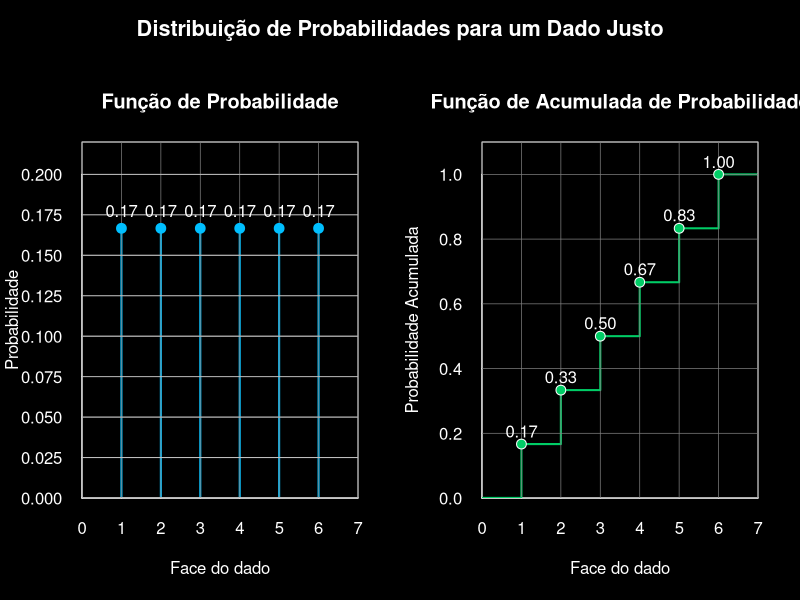

This figure's R source:
par(oma = c(0, 0, 3, 0),
    mfrow = c(1,2),
    bg = "black",
    fg = "white",
    col.axis = "white",
    col.lab = "white",
    col.main = "white"
    )

x <- 1:6
p <- rep(1/6, 6)
F <- cumsum(p)

plot(x,
     p,
     main = "Função de Probabilidade",
     xlab = "Face do dado",
     ylab = "Probabilidade",
     lwd = 2,
     type = "h",
     xlim = c(0, 7),
     ylim = c(0, 0.220),
     col  = "deepskyblue",
     xaxs = "i",
     yaxs = "i",
     tck = 0,
     yaxt = "n")

axis(2,
     at = seq(0, 0.20, by = 0.025),
     labels = sprintf("%.3f", seq(0, 0.20, by = 0.025)),
     las = 1,
     tck = 0)

grid(lty = 1,
     lwd = 0.7,
     col = "gray50")

abline(h = seq(0, 0.20, by = 0.025),
       lty = 1,
       col = "gray")

points(x,
       p,
       pch = 19,
       col = "deepskyblue",
       cex = 1.3)

text(x,
     p + 0.011,
     labels = sprintf("%.2f", p),
     col = "white")


plot(0:7,
     c(0, F, 1),
     main = "Função de Acumulada de Probabilidade",
     xlab = "Face do dado",
     ylab = "Probabilidade Acumulada",
     lwd  = 2,
     type = "s",
     col  = "springgreen3",
     xaxs = "i",
     yaxs = "i",
     xlim = c(0, 7),
     ylim = c(0, 1.1),
     tck = 0,
     las = 1)

grid(lty = 1,
     lwd = 0.7,
     col = "gray50")

# Colore apenas o trecho de 0 a 1
segments(0, 0, 1, 0, col = "springgreen3", lwd = 2)

points(x, 
       F,
       pch = 21,
       bg = "springgreen3",
       col = "white",
       cex = 1.3)

text(x,
     F + 0.04,
     labels = sprintf("%.2f", F),
     col = "white")


mtext("Distribuição de Probabilidades para um Dado Justo",
      side = 3,
      outer = TRUE,
      line = 1,
      cex = 1.3,
      font = 2)
